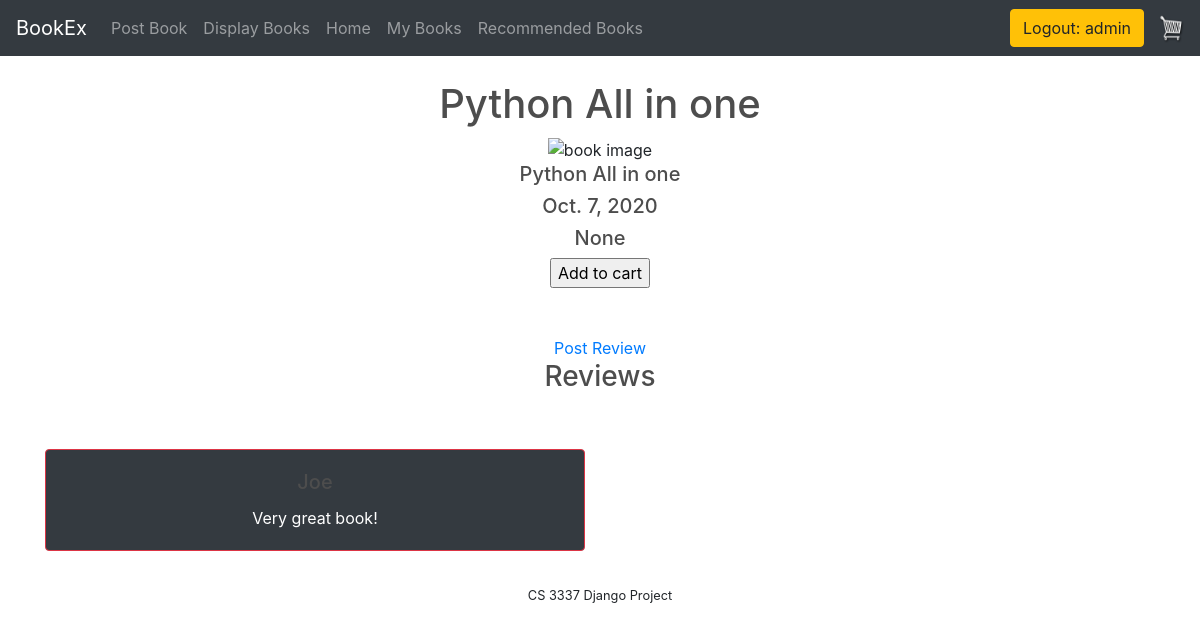
Page /book_detail/1 (signed in) on the committed database.
### bookMng/models.py (models this page shows, shortened)
class MainMenu(models.Model):
    item = models.CharField(max_length=200, unique=True)
    link = models.CharField(max_length=200, unique=True)

class Book(models.Model):
    name = models.CharField(max_length=200)
    web = models.URLField(max_length=200)
    price = models.DecimalField(decimal_places=2, max_digits=6)
    publishdate = models.DateField(auto_now=True)
    picture = models.FileField(upload_to='bookEx/static/uploads')
    pic_path = models.CharField(max_length=300, editable=False, blank=True)
    username = models.ForeignKey(User, blank=True, null=True, on_delete=models.CASCADE)
    taken_down = models.BooleanField(default=False, null=True, blank=False)

class Review(models.Model):
    book = models.ForeignKey(Book, on_delete=models.CASCADE)
    name = models.CharField(max_length=80)
    email = models.CharField(max_length=80)
    body = models.TextField()
    posted_date = models.DateTimeField(auto_now_add=True)
    class Meta:
        ordering = ['posted_date']

### bookMng/views.py (the view)
# urls.py: path('book_detail/<int:book_id>', views.book_detail, name='book_detail'),
@login_required(login_url=reverse_lazy('login'))
def book_detail(request, book_id):
    book = Book.objects.get(id=book_id)
    picture = str(book.picture)[6:]
    reviews = book.review_set.all()
    return render(request,
                  'bookMng/book_detail.html',
                  {
                      'item_list': MainMenu.objects.all(),
                      'book': book,
                      'picture': picture,
                      'reviews': reviews
                  }
                  )

### bookEx/templates/bookMng/book_detail.html (shortened to what this page needs)
{% extends "base.html" %}
{% load static %}
{% block navlinks %}
  {% for item in item_list %}
   <li>
       <a class="nav-link" href="{{ item.link }}">{{ item.item}} <span class="sr-only">(current)</span></a>
   </li>
   {% endfor %}
{% endblock navlinks %}
{% block content %}
<div class="content-center">
<h1 align="center"> {{ book.name }} </h1>
    <div id="boot_detail">
        <img src="{{ picture }}" alt="book image" width="300" height="300" >
        <h5>{{ book.name }}</h5>
        <h5>{{ book.publishdate }}</h5>
        <h5>{{ book.username }}</h5>
        <form action="cart/{{ book.id}}" method="post">{% csrf_token %}
            <input type="submit" value="Add to cart">
        </form>
    </div>
    <br>
    <br>
    <div id="reviews">
        <a href="/postreview/{{book.id}}">Post Review</a>
        <h3> Reviews</h3>
        <br>
        <br>
        <div class="row">
            {% for review in reviews %}
          <div class="col-sm-6 review-box">
            <div class="card text-white bg-dark border border-danger rounded">
            <div class="card-body">
                <h5 class="card-title">{{ review.name }}</h5>
                <p class="card-text">{{ review.body }}</p>
            </div>
            </div>
            </div>
            {% endfor %}
        </div>
    </div>
</div>
{% endblock content %}

### bookEx/templates/base.html (shortened to what this page needs)
{% load static %}
<!DOCTYPE html>
<html lang="en">
<head>
    <link href="{% static 'main.css' %}" rel="stylesheet" type="text/css">
    <link rel="stylesheet" href="https://stackpath.bootstrapcdn.com/bootstrap/4.3.1/css/bootstrap.min.css">
</head>
<body>
<nav class="navbar navbar-expand-lg navbar-dark bg-dark">
	  <a class="navbar-brand" href="{% url 'index' %}">BookEx</a>
	  <div class="collapse navbar-collapse" id="navbarSupportedContent">
	    <ul class="navbar-nav mr-auto">
	      <li class="nav-item active">
          {% block navlinks %}
          {% endblock navlinks %}
	      </li>
	    </ul>
	    <div class="form-inline my-2 my-lg-0">
                {% if user.is_authenticated %}
                     <a class="btn btn-warning"href="{% url 'logout' %}?next=/">Logout: {{ user.username }}</a>
                {% else %}
                     <a class="btn btn-warning"href="{% url 'login' %}?next=/">Login</a>
                {% endif %}
	     	<a href="{% url 'cart' %}">
	    		<img width="30" height="30"  id="cart-icon" src="{% static 'cart.png' %}">
	    	</a>
	    </div>
	  </div>
</nav>
<div class="container">
    <br>
    {% block content %}
    {% endblock content %}
</div>
<footer id="footer">
    CS 3337 Django Project
</footer>
</body>
</html>

### bookEx/static/main.css (style rules this page uses)
.review-box { margin-bottom: 20px; }
.content-center { text-align: center; }
#footer { text-align: center; font-size: 0.8em; margin-top: 5px; padding-top: 10px; clear: both; }
body { background-color: hsl(0, 0%, 98%); }
h1,h2,h3,h4,h5,h6 { color:hsl(0, 0%, 30%); }
.bg-dark { background-color: #4f868c!important; }
#cart-icon { width:25px; display: inline-block; margin-left: 15px; }
.btn { border-radius: 0; }

### rows in the picture
MainMenu: item "Post Book"
MainMenu: item "Display Books"
MainMenu: item "Home"
MainMenu: item "My Books"
MainMenu: item "Recommended Books"
Book: name "Python All in one", publishdate "Oct. 7, 2020", username "None"
Review: name "Joe", body "Very great book!"

### other values in the picture
{{ user.username }} "admin"
